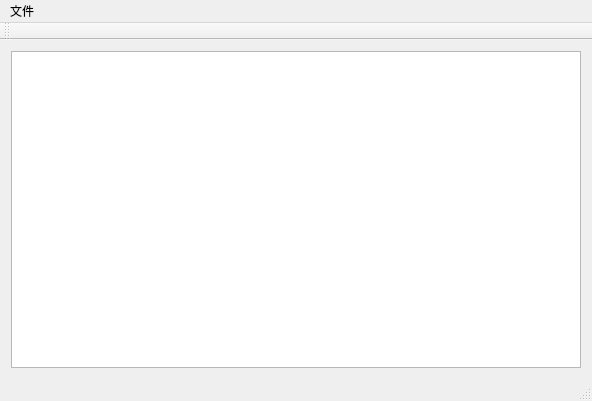
<?xml version="1.0" encoding="UTF-8"?>
<ui version="4.0">
 <class>xmlGeneratorClass</class>
 <widget class="QMainWindow" name="xmlGeneratorClass">
  <property name="geometry">
   <rect>
    <x>0</x>
    <y>0</y>
    <width>592</width>
    <height>401</height>
   </rect>
  </property>
  <property name="windowTitle">
   <string>xmlGenerator</string>
  </property>
  <widget class="QWidget" name="centralWidget">
   <layout class="QGridLayout" name="gridLayout">
    <item row="0" column="0">
     <widget class="QTableWidget" name="tableWidget"/>
    </item>
   </layout>
  </widget>
  <widget class="QMenuBar" name="menuBar">
   <property name="geometry">
    <rect>
     <x>0</x>
     <y>0</y>
     <width>592</width>
     <height>23</height>
    </rect>
   </property>
   <widget class="QMenu" name="menu">
    <property name="title">
     <string>文件</string>
    </property>
    <addaction name="actionOpen"/>
    <addaction name="actionSave"/>
    <addaction name="actionSaveAs"/>
    <addaction name="actionClear"/>
   </widget>
   <addaction name="menu"/>
  </widget>
  <widget class="QToolBar" name="mainToolBar">
   <attribute name="toolBarArea">
    <enum>TopToolBarArea</enum>
   </attribute>
   <attribute name="toolBarBreak">
    <bool>false</bool>
   </attribute>
  </widget>
  <widget class="QStatusBar" name="statusBar"/>
  <action name="actionOpen">
   <property name="text">
    <string>打开</string>
   </property>
  </action>
  <action name="actionSave">
   <property name="text">
    <string>保存</string>
   </property>
  </action>
  <action name="actionClear">
   <property name="text">
    <string>清空</string>
   </property>
   <property name="toolTip">
    <string>清空</string>
   </property>
  </action>
  <action name="actionSaveAs">
   <property name="text">
    <string>另存为</string>
   </property>
  </action>
 </widget>
 <layoutdefault spacing="6" margin="11"/>
 <resources>
  <include location="xmlGenerator.qrc"/>
 </resources>
 <connections>
  <connection>
   <sender>actionOpen</sender>
   <signal>triggered()</signal>
   <receiver>xmlGeneratorClass</receiver>
   <slot>open()</slot>
   <hints>
    <hint type="sourcelabel">
     <x>-1</x>
     <y>-1</y>
    </hint>
    <hint type="destinationlabel">
     <x>299</x>
     <y>199</y>
    </hint>
   </hints>
  </connection>
  <connection>
   <sender>actionSave</sender>
   <signal>triggered()</signal>
   <receiver>xmlGeneratorClass</receiver>
   <slot>save()</slot>
   <hints>
    <hint type="sourcelabel">
     <x>-1</x>
     <y>-1</y>
    </hint>
    <hint type="destinationlabel">
     <x>299</x>
     <y>199</y>
    </hint>
   </hints>
  </connection>
  <connection>
   <sender>actionClear</sender>
   <signal>triggered()</signal>
   <receiver>xmlGeneratorClass</receiver>
   <slot>clear()</slot>
   <hints>
    <hint type="sourcelabel">
     <x>-1</x>
     <y>-1</y>
    </hint>
    <hint type="destinationlabel">
     <x>295</x>
     <y>200</y>
    </hint>
   </hints>
  </connection>
  <connection>
   <sender>actionSaveAs</sender>
   <signal>triggered()</signal>
   <receiver>xmlGeneratorClass</receiver>
   <slot>saveAs()</slot>
   <hints>
    <hint type="sourcelabel">
     <x>-1</x>
     <y>-1</y>
    </hint>
    <hint type="destinationlabel">
     <x>295</x>
     <y>200</y>
    </hint>
   </hints>
  </connection>
 </connections>
 <slots>
  <slot>open()</slot>
  <slot>save()</slot>
  <slot>clear()</slot>
  <slot>saveAs()</slot>
 </slots>
</ui>
